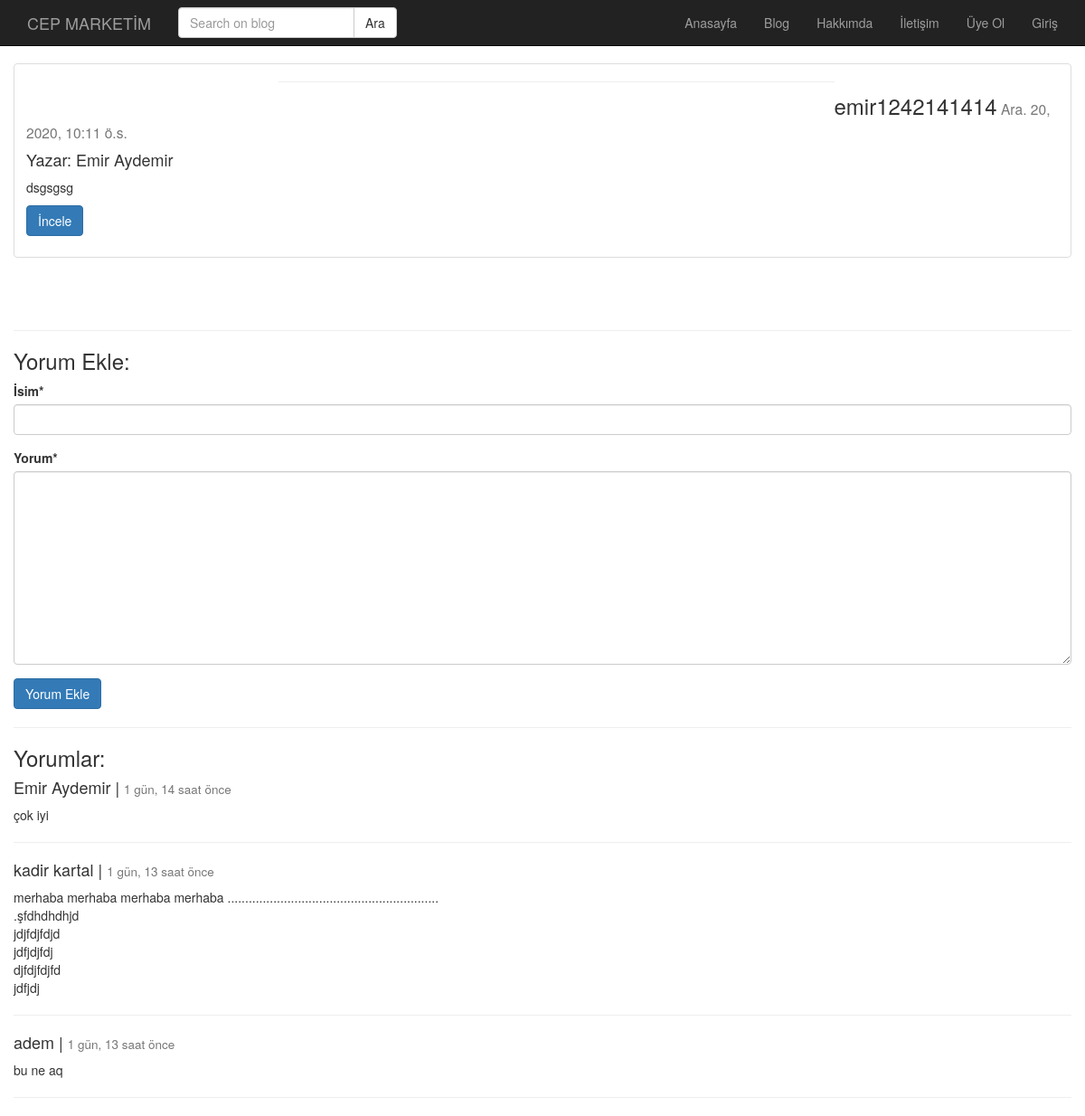
The app's page /post/emir1242141414-1/ with its own data.
### post/models.py (models this page shows, shortened)
class Post(models.Model):
    user = models.ForeignKey('auth.user',default=1,verbose_name='Yazar',on_delete=models.SET_DEFAULT,related_name='posts')
    title=models.CharField(max_length=120,verbose_name='başlık')
    content=RichTextField(verbose_name='içerik')
    publishing_date=models.DateTimeField(verbose_name="tarih",auto_now_add=True)
    image=models.ImageField(null=True,blank=True)
    slug=models.SlugField(unique=True,editable=False,max_length=130)
    def get_absolute_url(self):
        return reverse('post:detail',kwargs={'slug':self.slug})
    class Meta:
        ordering=['-publishing_date','id']

class Comment(models.Model):
    post=models.ForeignKey('post.Post',related_name='comments',on_delete=models.CASCADE)
    name=models.CharField(max_length=200,verbose_name='İsim')
    content=models.TextField(verbose_name='Yorum')
    created_date=models.DateTimeField(auto_now_add=True)

### post/views.py (the view)
# urls.py: path('<slug:slug>/', post_detail, name='detail'),
def post_detail(request,slug):
    post=get_object_or_404(Post,slug=slug)
    form = CommentForm(request.POST or None)
    if form.is_valid():
        comment = form.save(commit=False)
        comment.post = post
        comment.save()
        return HttpResponsePermanentRedirect(post.get_absolute_url())
    context={
        'post':post,
        'form':form,
    }
    return render(request,'detail.html',context)

### post/forms.py
class CommentForm(forms.ModelForm):
    class Meta:
        model=Comment
        fields=[
            'name',
            'content',
        ]

### templates/detail.html (shortened to what this page needs)
{% extends 'base.html' %}
{% block body %}
<div class="container">
        <div class="row">
        <hr class="col-md-6 col-md-offset-3">
            <div class="thumbnail">
                <div class="caption">
                    <h3>{{ post.title }}<small> {{ post.publishing_date }}</small></h3>
                    <h4> Yazar: {{ post.user.get_full_name }}</h4>
                        <p> {{post.content|safe|linebreaks}}</p>
                        <p> <a href="{{post.get_absolute_url}}" class="btn btn-primary" role="button">İncele</a>
                           </p>
                </div>
            </div>
            <br><br><hr>
                <h3>Yorum Ekle:</h3>
                {% include 'comment.html' %}
                <hr>
                <h3>Yorumlar:</h3>
                {% for comment in post.comments.all %}
                    <h4>{{ comment.name }} | <small>{{ comment.created_date|timesince }} önce </small></h4>
                    <p>{{ comment.content|linebreaks }}</p>
                <hr/>
                {% endfor %}
        </div>
    </div>
{% endblock %}

### static/css/style.css (style rules this page uses)
body { padding-top: 70px; }

### records on screen
Post: title "emir1242141414", publishing_date "Ara. 20, 2020, 10:11 ö.s.", user.get_full_name "Emir Aydemir", content "dsgsgsg"
Comment: name "Emir Aydemir", created_date "1 gün, 14 saat", content "çok iyi"
Comment: name "kadir kartal", created_date "1 gün, 13 saat", content "merhaba merhaba merhaba merhaba ............................................................ .şfdhdhdhjd jdjfdjfdjd jdfjdjfdj djfdjfdjfd jdfjdj"
Comment: name "adem", created_date "1 gün, 13 saat", content "bu ne aq"
